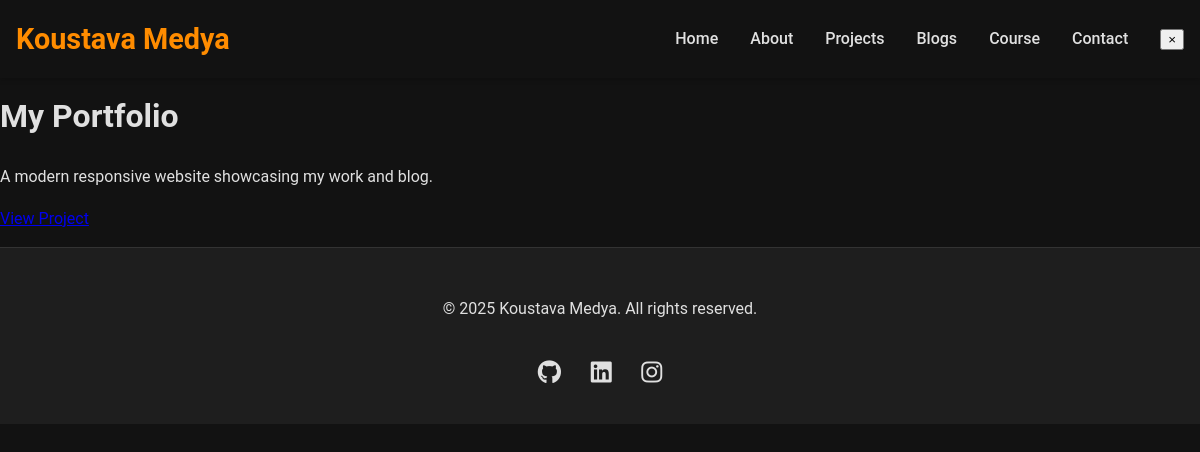
/projects/1/, run on the app's committed database.
### projects/models.py (models this page shows, shortened)
class Project(models.Model):
    title = models.CharField(max_length=200)
    description = models.TextField()
    image = models.ImageField(upload_to='projects/', blank=True, null=True)
    link = models.URLField(blank=True, null=True)
    github_link = models.URLField(blank=True, null=True)

### projects/views.py (the view)
# urls.py: path('<int:pk>/', views.project_detail, name='project_detail'),
def project_detail(request, pk):
    project = get_object_or_404(Project, pk=pk)
    return render(request, 'projects/project_detail.html', {'project': project})

### projects/templates/projects/project_detail.html (shortened to what this page needs)
{% extends 'base.html' %}
{% block content %}
<h1>{{ project.title }}</h1>
<p>{{ project.description }}</p>
{% if project.link %}
<p><a href="{{ project.link }}" target="_blank">View Project</a></p>
{% endif %}
{% endblock %}

### homepage/static/css/style.css (style rules this page uses)
:root { --primary-color: #ff8c00; --secondary-color: #03dac6; --background-color: #121212; --surface-color: #1e1e1e; --text-color: #e0e0e0; --text-color-dark: #121212; --border-color: #333333; --font-family: 'Roboto', sans-serif; }
html { scroll-behavior: smooth; }
body { font-family: var(--font-family); background-color: var(--background-color); color: var(--text-color); margin: 0; line-height: 1.6; -webkit-font-smoothing: antialiased; -moz-osx-font-smoothing: grayscale; }
* { box-sizing: border-box; }

### data on the page
Project: title "My Portfolio", description "A modern responsive website showcasing my work and blog."
